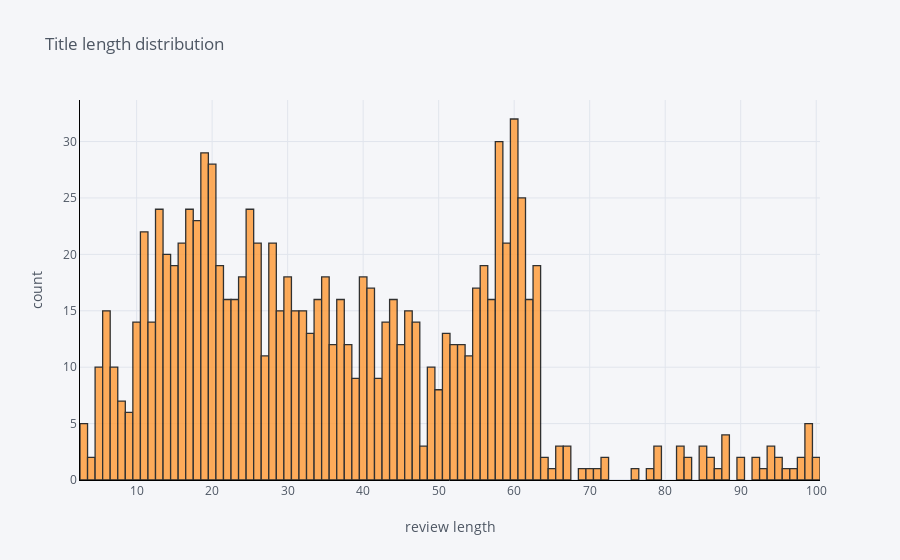

Notebook code for this chart:
### Code cell
df['title_len'].iplot(
    kind='hist',
    bins=100,
    xTitle='review length',
    linecolor='black',
    yTitle='count',
    title='Title length distribution')

### Figure 1 — Plotly figure (JSON) as saved in the notebook; plotly's stock layout.template omitted (floating-point values rounded to 4 significant figures; data arrays with more than 128 entries replaced by an {"elided": "..."} marker saying what was removed)
{"data": [{"histfunc": "count", "histnorm": "", "marker": {"color": "rgba(255, 153, 51, 1.0)", "line": {"color": "#000000", "width": 1.3}}, "name": "title_len", "nbinsx": 100, "opacity": 0.8, "orientation": "v", "type": "histogram", "x": {"elided": "1032 int values"}}], "layout": {"barmode": "overlay", "legend": {"bgcolor": "#F5F6F9", "font": {"color": "#4D5663"}}, "paper_bgcolor": "#F5F6F9", "plot_bgcolor": "#F5F6F9", "title": {"font": {"color": "#4D5663"}, "text": "Title length distribution"}, "xaxis": {"gridcolor": "#E1E5ED", "linecolor": "black", "showgrid": true, "tickfont": {"color": "#4D5663"}, "title": {"font": {"color": "#4D5663"}, "text": "review length"}, "zerolinecolor": "#E1E5ED"}, "yaxis": {"gridcolor": "#E1E5ED", "linecolor": "black", "showgrid": true, "tickfont": {"color": "#4D5663"}, "title": {"font": {"color": "#4D5663"}, "text": "count"}, "zerolinecolor": "#E1E5ED"}}}
